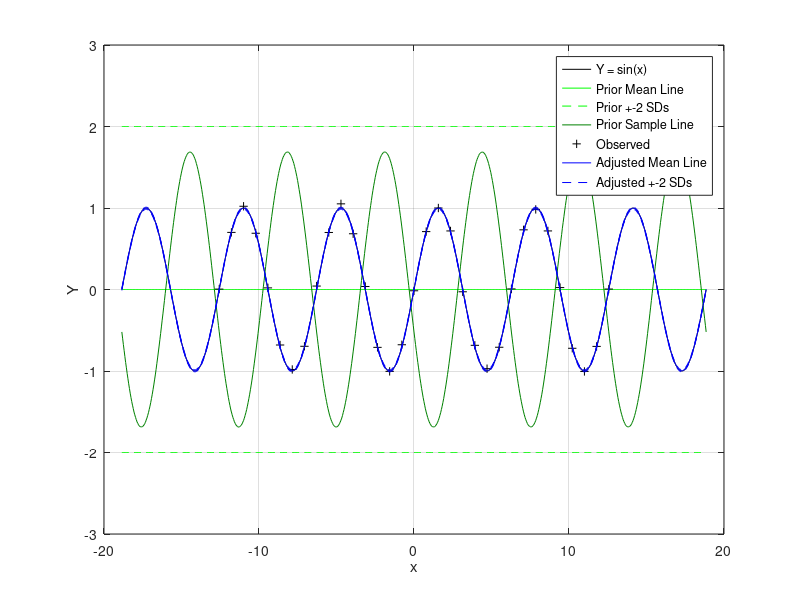

The MATLAB script that drew this image:
% Bayes Linear Residual Process - Demo Script
%% Model
% 1).
% We have Y = f(x) which we would like to learn about. f is an unknown deterministic function. 
% Therefore, we treat Y as random since we have uncertainty in the function f.
% We can learn about it through noisy observations z = f(x) + eps(x)
% We assume eps has expectation 0 and is uncorrelated with Y.

% 2).
% We have Y = f(x) which we would like to learn about. f is an unknown stochastic function.
% Then Y is random since we have uncertainty in the function f, and f is random.
% We then typically partition uncertainty in Y into uncertainy f and the random nature of f.
% We can learn about it through observations yi = f(xi)

% I will assume Model 1:
% Y = f(x)
% Z = f(x) + Eps(x)
% E[Eps(x)] = 0
% V[Eps(x)] = sigma_nSq
% Cov[Esp(x1), Eps(x2)] = 0 for x1 ~= x2
% E[Y] = 0
% VarCov[Y] = covFun(x1, x2) 
% E[Z] = E[Y] + E[Eps(x)] = 0 + 0 = 0
% VarCov[Z] = Cov[f(x1) + Eps(x1), f(x2) + Eps(x2)] 
%           = Cov[f(x1), f(x2)] + Cov[f(x1), Eps(x2)] + Cov[Eps(x1), f(x2)] + Cov[Eps(x1), Eps(x2)]
%           = covFun(x1, x2) + sigma_nSq * delta(x1, x2) 
% Cov[Y,Eps(x)] = 0
% Cov[Y,Z] = Cov[Y, Y + Eps(x)] = Cov[Y,Y] + Cov[Y,Eps(x)] = Cov[Y,Y] + 0 = Var[Y]

% As Eps(x) is uncorrelated with everything (except itself), we will not resolve any uncertainty
% about it.

%% Initialisation
x = -4*pi : pi/4 : 4*pi; % The points we see z at. Default -4*pi : pi/4 : 4*pi
x = x'; % Want column vector.
xstar = -6*pi : pi/64 : 6*pi; % The points we are interesting in observing Y at (includes x).
xstar = xstar';

sigma_nSq = 0.025^2; % The observational uncertainty.
Y = sin(xstar); % The underlying true value of Y at xstar, unknown to us.

figure;
plot(xstar, Y, 'k-')
hold on
xlabel('x')
ylabel('Y')
grid on
legend('Y = sin(x)', 'Location', 'best')

%% Priors
E_D = zeros(size(x)); 
E_B = zeros(size(xstar));
% Too cumbersome to specify my prior covariance beliefs individually for all points so will adpot a
% covariance function.
% Simple covariance functions take the form sigmaSq * f(d(x1,x2))
dist = @(x1,x2)(bsxfun(@minus, x1, x2'));

l = 1; % Correlation Length
covFunExp = @(x1,x2)(exp(-abs(dist(x1,x2)) / l));
covFunSqExp = @(x1,x2)(exp( - (dist(x1,x2).^2) ./ (2*l^2) ));

p = 2*pi; % Period
lp = 1; % Rate of Decay of Periodic Correlation
covFunPeriodic = @(x1,x2)(cos(2*pi*dist(x1,x2)/p));
covFunPeriodicExp = @(x1,x2)(exp( (-2*sin(pi*dist(x1,x2)/p).^2) / lp^2 ));
covFunLocalPeriodicExp = @(x1,x2)(exp( (-2*sin(pi*dist(x1,x2)/p).^2) / lp^2 ) .* exp( - (dist(x1,x2).^2) ./ (2*l^2) ));

% figure;
% plot(xstar, covFunExp(0, xstar))
% hold on
% plot(xstar, covFunSqExp(0, xstar))
% plot(xstar, covFunPeriodic(0, xstar))
% plot(xstar, covFunPeriodicExp(0, xstar))
% plot(xstar, covFunLocalPeriodicExp(0, xstar))
% xlabel('$dist(x_i,x_j)$', 'Interpreter', 'LaTeX')
% xticks([-6*pi -5*pi -4*pi -3*pi -2*pi -pi 0 pi 2*pi 3*pi 4*pi 5*pi 6*pi])
% xticklabels({'-6\pi', '-5\pi', '-4\pi', '-3\pi','-2\pi','-\pi','0','\pi','2\pi','3\pi', '4\pi', '5\pi', '6\pi'})
% set(gca,'xaxisLocation','top')
% ylabel('Correlation', 'Interpreter', 'LaTeX')
% leg1 = legend('Exponential, $l = 2\pi$' , ...
%     'Squared Exponential, $l = 2\pi$' , ...
%     'Periodic, $p = 2\pi$' , ...
%     'Periodic Exponential, $p = 2\pi$, $l_p = 1$' , ...
%     'Locally Periodic Exponential, $p = 2\pi$, $l_p = 1$, $l = 2\pi$',...
%     'Location', 'best');
% set(leg1,'Interpreter','LaTeX');
% clear leg1

covFun = covFunPeriodic; % Selecting from the covariance functions

% VC_D = covFun(x,x) + sigma_nSq .* eye(size(x,1)); % sigma_nSq is taken to be known.
VC_D = covFun(x,x) + sigma_nSq .* eye(size(x,1)) + 1e-6 .* eye(size(x,1)); % With nugget
% VC_B = covFun(xstar,xstar);
VC_B = covFun(xstar,xstar) + 1e-6 .* eye(size(xstar,1));% With nugget
% Errors occurredin MATLAB when sampling the prior distribution when we tried to calculate a
% Cholesky decomposition of VC_B stating the matrix was not positive definite.
% The addition of a "nugget" term, a small constant added to the diagonals of the VarCov
% matrices ensures numerical stability. The value is small in comparison to the size of sigma_nSq.

% Cov[Y,Z] = Cov[Y, Y + eps] = Cov[Y, Y] + Cov[Y, eps] = Cov[Y, Y] = Var[Y]
C_B_D = covFun(xstar,x);

plot(xstar, E_B, 'g-')
plot(xstar, E_B + 2.*sqrt(diag(VC_B)) , 'g--')
plot(xstar, E_B - 2.*sqrt(diag(VC_B)) , 'g--', 'HandleVisibility', 'off')

plot(xstar, E_B + chol(VC_B, 'lower') * randn(size(xstar,1),1), '-', 'Color' , [0,0.5,0])
legend('Y = sin(x)', 'Prior Mean Line' , 'Prior +-2 SDs', 'Prior Sample Line', 'Location', 'best')

%% Data
z = sin(x) + sqrt(sigma_nSq) * randn(size(x,1),1); % N(0,0.025^2);
d = z;
plot(x, z, 'k+')
legend('Y = sin(x)', 'Prior Mean Line' , 'Prior +-2 SDs', 'Prior Sample Line', 'Observed', 'Location', 'best')

%% Bayes Linear Adjustments
E_D_B = E_B + C_B_D * pinv(VC_D) * (d - E_D); % Adjusted Expectation

VC_D_B = VC_B - C_B_D * pinv(VC_D) * C_B_D'; % Adjusted Variance

plot(xstar, E_D_B, 'b-')
plot(xstar, E_D_B + 2.*sqrt(diag(VC_D_B)) , 'b--')
plot(xstar, E_D_B - 2.*sqrt(diag(VC_D_B)) , 'b--', 'HandleVisibility', 'off')
legend('Y = sin(x)', 'Prior Mean Line' , 'Prior +-2 SDs', 'Prior Sample Line', 'Observed', 'Adjusted Mean Line', 'Adjusted +-2 SDs', 'Location', 'best')

disp(['SD at 0 is ', num2str(sqrt(VC_D_B(xstar == 0,xstar == 0)))])
% Note:
% covFun = covFunExp has SD at 0 of 0.025028, slightly above 0.025
% covFun = covFunSqExp has SD at 0 of 0.0247, slightly below 0.025
% covFun = covFunPeriodic has SD at 0 of 0.00615, far below 0.025

% Why does using Exp and SqExp covariance functions cause the remaining uncertainty in Y at the
% training points to be very close to the sigma_nSq for my example?
% This phenomenon does not occurr when we scale the SqExp covariance function by a small constant, e.g.
% 0.0000001, however, my priors no longer make sense as all the training points not very close to 0
% are apriori highly unlikely.
% The phenomenon also does not occurr when using SqExp if add more training points creating,
% creating small gaps between each, e.g. -4*pi : pi/64 : 4*pi instead of my original -4*pi : pi/4 : 4*pi
% This change does not invalidate my priors as far as I can tell.
% Could it be I just happened to set up my priors and training points to hit a certain sweet
% spot, and in general we do not get the posterior variance at a point to be the observational
% variance?

% No, kind of. We are inside the large region of prior and data combinations where this can occurr.
% If we instead chose our training points when using SqExp to be -4*pi : pi : 4*pi, then the
% training points are spaced far enough away from each other so that a training point is highly
% correlated with itself and uncorrelated with all other training points (note that a correlation
% length can change this). Then, the posterior variance on that training point is the variance of
% the observational noise.
% As we obtain finer spaced training sets, fixing everything else, we will obtain training points
% with strong correlation between each other meaning we can reduce our posterior uncertainty at
% training points below the observational variance. Points which are extremely correlated
% effectively behave like extra observations for each other, effectively allowing us to average over
% the noisy observations to get the mean value and use the standard error of the mean as the
% uncertainty. This can best be seen when we use the Periodiccovariance function where training 
% points are said to be almost perfectly correlated (the observational noise we add to training
% data prevents them being perfectly correlated).